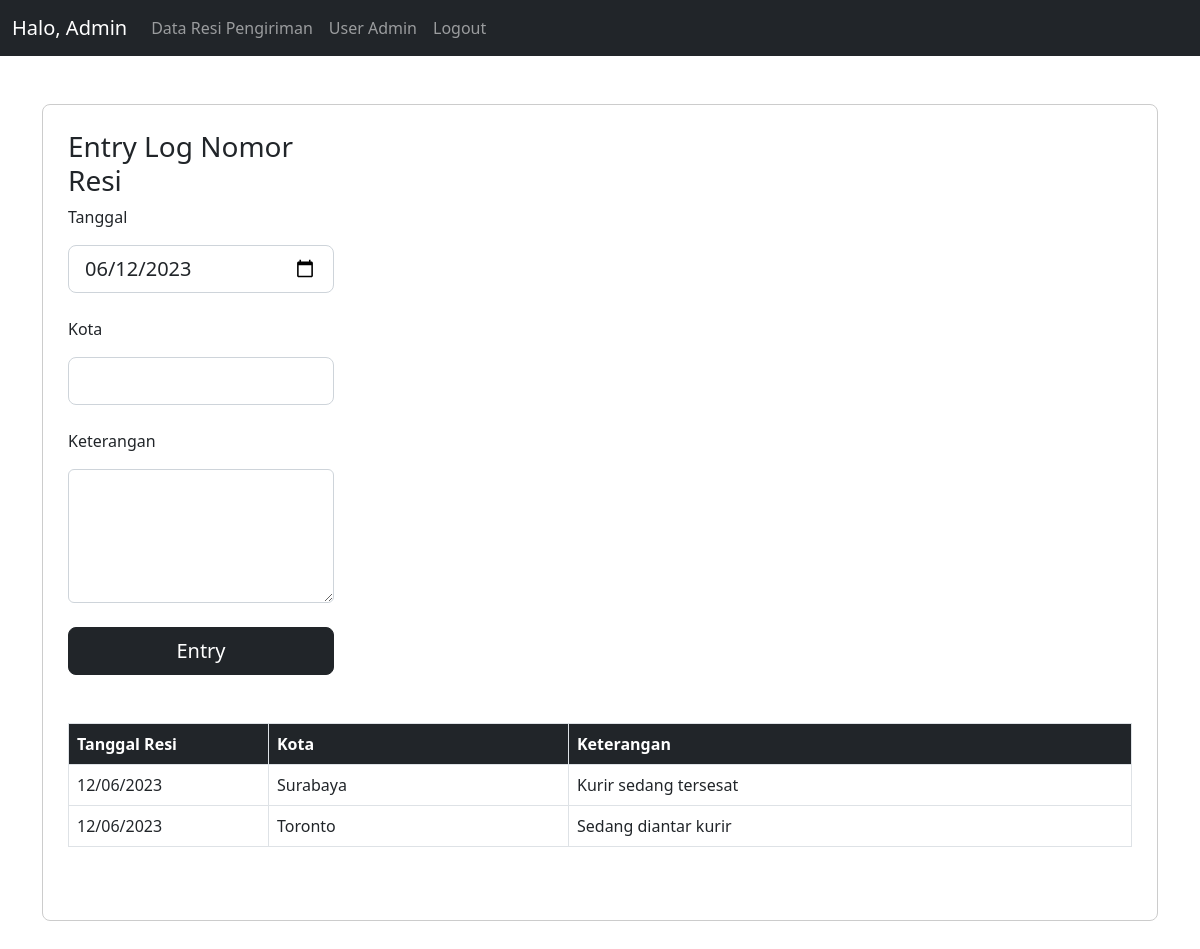
/entry_log.php?id=5 (signed in), run on the app's committed database.
### tables this page shows
CREATE TABLE `transaksi_resi_pengiriman` (
  `id` int(11) NOT NULL,
  `nomor_resi` varchar(50) NOT NULL,
  `tanggal_resi` date NOT NULL
);

CREATE TABLE `detail_log_pengiriman` (
  `id` int(11) NOT NULL,
  `nomor_resi` varchar(20) NOT NULL,
  `tanggal` date NOT NULL,
  `kota` varchar(20) NOT NULL,
  `keterangan` varchar(250) NOT NULL
);

### entry_log.php (the view, shortened to what this page needs)
<?php
include 'connect.php' ;
$id = $_GET['id'];
$check_data = "SELECT * FROM `transaksi_resi_pengiriman` WHERE id = ?";
$check_data = $connect->prepare($check_data);
$check_data->execute([$id]);
$fetch_data = $check_data->fetch();
?>
<!DOCTYPE html>
<html lang="en">
    <head>
        <link href="https://cdn.jsdelivr.net/npm/bootstrap@5.2.3/dist/css/bootstrap.min.css" rel="stylesheet">
    </head>
    <body>
        <nav class="navbar navbar-expand-lg navbar-dark bg-dark">
            <div class="container-fluid">
                <a class="navbar-brand" href="#">Halo, Admin</a>
                <div class="collapse navbar-collapse" id="navbarSupportedContent">
                    <ul class="navbar-nav me-auto mb-2 mb-lg-0">
                        <li class="nav-item">
                            <a class="nav-link" href="admin.php">Data Resi Pengiriman</a>
                        </li>
                        <li class="nav-item">
                            <a class="nav-link" href="user.php">User Admin</a>
                        </li>
                        <li class="nav-item">
                            <a class="nav-link" href="logout.php">Logout</a>
                        </li>
                    </ul>
                </div>
            </div>
        </nav>
        <div class="container">
            <div class="content-web my-5">
                <div class="col-md-3">
                    <form method="post">
                        <h3>Entry Log Nomor Resi</h3>
                        <p>Tanggal</p>
                        <input type="date" name="tanggal" class="form-control form-control-lg" value="<?=$fetch_data['tanggal_resi']?>"><br/>
                        <p>Kota</p>
                        <input type="text" name="kota" class="form-control form-control-lg"><br/>
                        <p>Keterangan</p>
                        <textarea class="form-control" rows="5" name="keterangan"></textarea><br/>
                        <div class="d-grid gap-2">
                            <button name="tambah" class="btn btn-dark btn-lg">Entry</button>
                        </div>
                    </form>
                </div>
                <table class="table my-5 table-bordered">
                    <thead class="bg-dark text-white">
                        <tr>
                            <th scope="col" width="200">Tanggal Resi</th>
                            <th scope="col" width="300">Kota</th>
                            <th scope="col">Keterangan</th>
                        </tr>
                    </thead>
                    <tbody>
                        <?php
                        $check_list = "SELECT * FROM `detail_log_pengiriman` WHERE nomor_resi = ?";
                        $check_list = $connect->prepare($check_list);
                        $check_list->execute([$fetch_data['nomor_resi']]);
                        if ($check_list->rowCount() > 0):
                            while($data = $check_list->fetch(PDO::FETCH_ASSOC)): ?>
                                <tr>
                                    <td><?=date('d/m/Y', strtotime($data['tanggal']))?></td>
                                    <td><?=$data['kota']?></td>
                                    <td><?=$data['keterangan']?></td>
                                </tr>
                            <?php endwhile ?>
                        <?php endif ?>
                    </tbody>
                </table>
            </div>
        </div>
    </body>
</html>

### entry_log.php (style rules this page uses)
.content-web { padding: 25px; border: 1px solid #ccc; border-radius: 8px; }

### data on the page
transaksi_resi_pengiriman: tanggal "06/12/2023"
detail_log_pengiriman: tanggal "12/06/2023", kota "Surabaya", keterangan "Kurir sedang tersesat"
detail_log_pengiriman: tanggal "12/06/2023", kota "Toronto", keterangan "Sedang diantar kurir"
